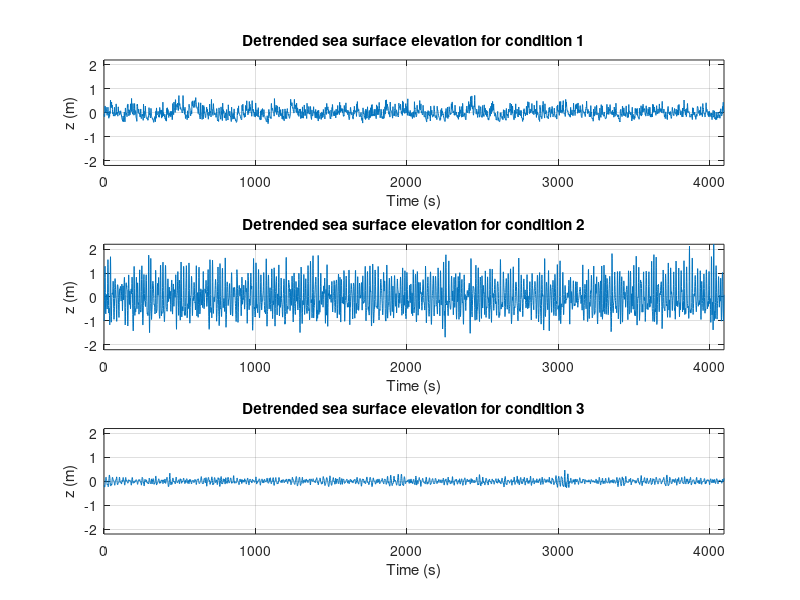

The MATLAB script that drew this image: (Note: this script raises an error after producing the figure.)
%% Chapter 7 

close all;
clear all;


%% 7.1.1 Wave characteristics 

%Compute and display the variance density spectra of the free-surface elevation for the three conditions.
%Choose the block size such that you have about 30 degrees of freedom. What do you observe?

%We load the data file with the conditions and data 
load('ucData.mat')


%We do a first overview of the detrended sea surface elevation for the 3
%sets of data 
for ii = 1:3 
figure(50)
subplot(3,1,ii)
%Plot free surface elevation 
plot(eval(sprintf('condition%d.data(:,1)', ii)))
grid on 
xlabel('Time (s)')
ylabel('z (m)')
ylim([-2.2 2.2]) 
xlim([0 4096])
title(sprintf('Detrended sea surface elevation for condition %d',ii)) 

end


%Defining length of the data 
nfft = length(condition1.data(:,1));

%We define 12 blocks to have 30 degrees of freedom 
array_blocks = round(2*nfft/(12+1));

%We define Fs (is 2 for all data sets) 
Fs = condition1.Fs; %Hz

n = 3; %Number of conditions 

%We run for all conditions (all data sets) for the first dimension (i.e.
%the detrended sea surface elevation 
for ii = 1:n
 
%We read the sea surface elevation data     
condition = eval(sprintf('condition%d.data(:,1)', ii)); 
    
%We calculate the variance spectrum 
[spectrum frequency edff confidenceint] = VarianceDensitySpectrum(condition,array_blocks,Fs);

%We save the spectrum 
spectrum_all{ii} = spectrum; 

%Sea swell wave height 
p= 0 ; %zero order m0 
f_1 = 0.05; %Hz 
f_2 = Fs/2; %Nyquist frequency (sampling frequency/2) 
%We calculate the spectral moment 
moment_swell = spectral_moment(frequency,spectrum,f_1,f_2,p)
%Calculation of sea swell wave height 
Hmo_swell(ii) = 4*sqrt(moment_swell);

disp(sprintf('The sea swell wave height for condition %d is %d', ii, Hmo_swell(ii)))

%Infragravity wave height 
f_1 = 0.005; %Hz 
f_2 = 0.05; %Hz 
%We calculate the spectral moment 
moment_infra = spectral_moment(frequency,spectrum,f_1,f_2,p)
%Calculation of infragravity wave height 
Hmo_inf(ii) = 4*sqrt(moment_infra);

disp(sprintf('The infragravity wave height for condition %d is %d', ii, Hmo_inf(ii)))

%Calculation of relative wave height 

H_relative(ii) = Hmo_swell(ii)/eval(sprintf('condition%d.h', ii)); 

disp(sprintf('The relative wave height for condition %d is %d', ii, H_relative(ii)))


%Ratio infragravity over swell 

ratio(ii) = Hmo_inf(ii)/Hmo_swell(ii); 

disp(sprintf('The ratio between the infragavity wave height and sea swell wave height for condition %d is %d', ii, ratio(ii)))


%Removing the low frequency variations 
Fn = Fs/2; %Nyquist frequency
Flow = 0.05; %Hz 
%We filter the data for the low frequencies 
filtered_data = fft_filter(condition, Fs, Flow, Fn); 


%Skewness and assymetry calculation with the filtered data  

[skewness(ii) assymetry(ii)] = skewness_asymmetry(filtered_data);


%Variance spectral density for all conditions 
figure(1)
subplot(3,1,ii)
plot(frequency,spectrum_all{1,ii})
title(sprintf('Variance density spectrum for condition %d ',ii))
grid on 
xlabel('Frequency [Hz]'); 
ylabel('Var. spec. density [m^2/Hz]')
xlim([0 1]) 
end

%% 7.1.2 Separation of time series 

%Compute the mean component of the velocity, u , for the three conditions. 
%Is it consistent with the conclusions drawn in Section 7.1.1?

%Running for all data sets (all conditions) 
for ii = 1:n 
    
    %We read the velocity from the data set 
    u = eval(sprintf('condition%d.data(:,2)', ii)); 
    
    %We calculate the mean of the velocity 
    umean(ii) = mean(u); %cross-shore near bed velocity (m/s)
    
    disp(sprintf('The value of u mean is %0.2d for condition %d', umean(ii),ii)) 
    
    %Compute now the high and low frequency components for each condition 
    %using filter fft
   
    u_hf(:,ii) = fft_filter(u,Fs, Flow,Fn); 
    
    u_lf(:,ii) = fft_filter(u,Fs,0,Flow); 
    
    %Verifying that u = umean + u_hf + u_lf 
    u_components(:,ii) = u_hf(:,ii) + u_lf(:,ii); 
    
    u_all(:,ii)= u_components(:,ii) + umean(ii);
    
    %Comparison of u and umean + u_hf + u_lf 
    figure(3)
    subplot(3,1,ii)
    plot(u)
    hold on 
    plot(u_all(:,ii)) 
    plot(u-u_all(:,ii))
    xlim([0 4096])
    title(sprintf('Comparison of near bed velocity (u) with umean + u_hf + u_lf for condition %d',ii))
    legend('u', 'u_m_e_a_n + u_h_f + u_l_f', 'difference')
    xlabel('Time (s)')
    ylabel('Velocity (m/s)') 
    grid on
    
    
    %Figure of u_hf and u_lf for each condition 
    figure(5)
    subplot(3,1,ii) 
    plot(u_hf(:,ii)) 
    hold on 
    plot(u_lf(:,ii)) 
    title(sprintf('Sea swell and infragravity velocity components for condition %d',ii))
    legend('Sea swell (u_h_f)', 'Infragravity (u_l_f)') 
    xlabel('Time (s)')
    ylabel('Velocity (m/s)') 
    xlim([0 4096]) 
    grid on
    
end



%% 7.2 Sediment transport 


% 7.2.1 Preliminary analysis 

%We run for all datasets 
for ii = 1:n
    
%Velocity u - umean 

%We read the velocity from the data 
u = eval(sprintf('condition%d.data(:,2)', ii)); %cross-shore near bed velocity (m/s)

%We calculate the mean of the velocity 
umean(ii) = mean(u); %Mean velocity (m/s) 

%We do u minus umean 
uminusumean = u - umean; % u - umean 

%We read the concentration from the data 
concentration = eval(sprintf('condition%d.data(:,3)', ii)); %near-bed sediment concentration (kg/mˆ3)

%Plot of the u minus umean and u_lf, u_hf (top) and concentration (bottom) 
figure() 
subplot(2,1,1) 
plot(uminusumean(:,ii)) 
title(sprintf('Time evolution of u - u_m_e_a_n for condition %d', ii))
hold on
grid on 
ylabel('Cross-shore near bed velocity (m/s)') 
xlabel('Time (s)') 
xlim([0 300])
plot(u_lf(:,ii),'k') 
plot(u_hf(:,ii))
legend('u - u_m_e_a_n', 'Infragravity velocity (u_l_f)', 'Sea swell velocity (u_h_f)') 
subplot(2,1,2) 
plot(concentration)
title(sprintf('Time evolution of the concentration for condition %d',ii)) 
grid on 
xlabel('Time (s)') 
ylabel('Concentration (kg/mˆ3)')
xlim([0 300])

end


%Sediment transport calculations 

%Calculate the total sediment transport q as uc, i.e. the mean of 
%the product of the timeseries of u and c.

%We run for all datasets 
for ii = 1:n
 
 %We read the velocity 
 u = eval(sprintf('condition%d.data(:,2)', ii)) %cross-shore near bed velocity (m/s)
 %We read the concentration 
 c = eval(sprintf('condition%d.data(:,3)', ii)) %near-bed sediment concentration (kg/mˆ3)

%Total sediment transport 
q(ii) = mean(u.*c); 

%Calculate the three parts of the sediment transport for each condition

%First term 
uc(ii) = mean(u).*mean(c); 

%high frequency concentration  
c_hf(:,ii) = fft_filter(c,Fs,Flow,Fn); 

%low frequency concentration 
c_lf(:,ii) = fft_filter(c,Fs,0,Flow); 

%Second term

uhf_chf(ii) = mean(u_hf(:,ii).*c_hf(:,ii)); 

%Third term 
ulf_clf(:,ii) = mean(u_lf(:,ii).*c_lf(:,ii)); 

%Adding the three terms 
all_terms(ii) = uc(ii) + uhf_chf(ii) + ulf_clf(ii); 

%Check that uc≈uc+ uhfchf + ulfclf.

end











